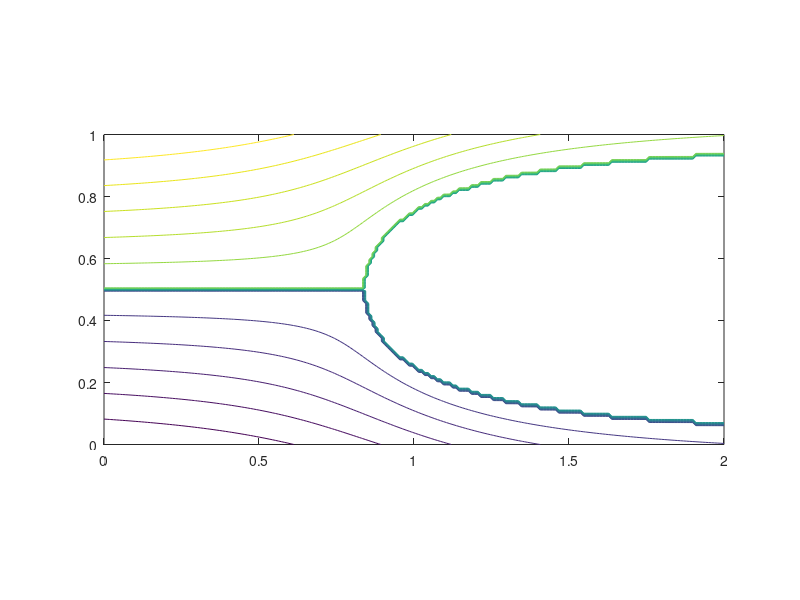

The MATLAB script that drew this image:
% Andrew Navratil
% MAE 252 Aero I Spring 2018
% Project 1: Plot streamlines and velocity magnitudes for elementary function combos
% Due 2018-04-02

% clear all vars and plots
close all; clear all; clc;

%=====================================================================
% Rankine Half Oval
%=====================================================================

% variables
vInf = 50;				% freestream velocity (m/s)
lambda = 50;				% source / sink strenth
b = 2;					% distance between sources
x0 = 1;				% x center coord
y0 = .5;					% y center coord
D = [0];				% constants that psi is equal to - individual streamlines
xr = linspace(0,2,200);	% x points for grid
yr = linspace(0,1,100);	% y points for grid
[x,y] = meshgrid(xr,yr);

psiHalfOval = vInf * (y - y0) + (lambda / (2 * pi)) * atan2(y - y0, x - x0);
z = psiHalfOval;
z(abs(z) < (lambda / 2)) = 0;

figure;
contour(x,y,z,25);
pbaspect([2 1 1]);
